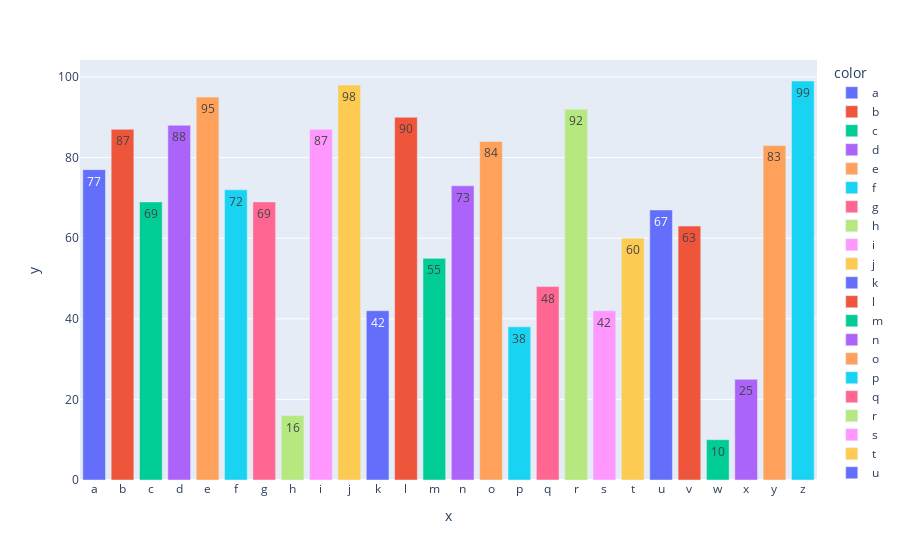

Notebook cell for this chart:
### Code cell
px.bar(x=letras, y=num, text=num, color=letras)

### Figure 1 — Plotly figure (JSON) as saved in the notebook; plotly's stock layout.template omitted (floating-point values rounded to 4 significant figures)
{"data": [{"alignmentgroup": "True", "hovertemplate": "color=a<br>x=%{x}<br>y=%{y}<br>text=%{text}<extra></extra>", "legendgroup": "a", "marker": {"color": "#636efa", "pattern": {"shape": ""}}, "name": "a", "offsetgroup": "a", "orientation": "v", "showlegend": true, "text": [77], "textposition": "auto", "type": "bar", "x": ["a"], "xaxis": "x", "y": [77], "yaxis": "y"}, {"alignmentgroup": "True", "hovertemplate": "color=b<br>x=%{x}<br>y=%{y}<br>text=%{text}<extra></extra>", "legendgroup": "b", "marker": {"color": "#EF553B", "pattern": {"shape": ""}}, "name": "b", "offsetgroup": "b", "orientation": "v", "showlegend": true, "text": [87], "textposition": "auto", "type": "bar", "x": ["b"], "xaxis": "x", "y": [87], "yaxis": "y"}, {"alignmentgroup": "True", "hovertemplate": "color=c<br>x=%{x}<br>y=%{y}<br>text=%{text}<extra></extra>", "legendgroup": "c", "marker": {"color": "#00cc96", "pattern": {"shape": ""}}, "name": "c", "offsetgroup": "c", "orientation": "v", "showlegend": true, "text": [69], "textposition": "auto", "type": "bar", "x": ["c"], "xaxis": "x", "y": [69], "yaxis": "y"}, {"alignmentgroup": "True", "hovertemplate": "color=d<br>x=%{x}<br>y=%{y}<br>text=%{text}<extra></extra>", "legendgroup": "d", "marker": {"color": "#ab63fa", "pattern": {"shape": ""}}, "name": "d", "offsetgroup": "d", "orientation": "v", "showlegend": true, "text": [88], "textposition": "auto", "type": "bar", "x": ["d"], "xaxis": "x", "y": [88], "yaxis": "y"}, {"alignmentgroup": "True", "hovertemplate": "color=e<br>x=%{x}<br>y=%{y}<br>text=%{text}<extra></extra>", "legendgroup": "e", "marker": {"color": "#FFA15A", "pattern": {"shape": ""}}, "name": "e", "offsetgroup": "e", "orientation": "v", "showlegend": true, "text": [95], "textposition": "auto", "type": "bar", "x": ["e"], "xaxis": "x", "y": [95], "yaxis": "y"}, {"alignmentgroup": "True", "hovertemplate": "color=f<br>x=%{x}<br>y=%{y}<br>text=%{text}<extra></extra>", "legendgroup": "f", "marker": {"color": "#19d3f3", "pattern": {"shape": ""}}, "name": "f", "offsetgroup": "f", "orientation": "v", "showlegend": true, "text": [72], "textposition": "auto", "type": "bar", "x": ["f"], "xaxis": "x", "y": [72], "yaxis": "y"}, {"alignmentgroup": "True", "hovertemplate": "color=g<br>x=%{x}<br>y=%{y}<br>text=%{text}<extra></extra>", "legendgroup": "g", "marker": {"color": "#FF6692", "pattern": {"shape": ""}}, "name": "g", "offsetgroup": "g", "orientation": "v", "showlegend": true, "text": [69], "textposition": "auto", "type": "bar", "x": ["g"], "xaxis": "x", "y": [69], "yaxis": "y"}, {"alignmentgroup": "True", "hovertemplate": "color=h<br>x=%{x}<br>y=%{y}<br>text=%{text}<extra></extra>", "legendgroup": "h", "marker": {"color": "#B6E880", "pattern": {"shape": ""}}, "name": "h", "offsetgroup": "h", "orientation": "v", "showlegend": true, "text": [16], "textposition": "auto", "type": "bar", "x": ["h"], "xaxis": "x", "y": [16], "yaxis": "y"}, {"alignmentgroup": "True", "hovertemplate": "color=i<br>x=%{x}<br>y=%{y}<br>text=%{text}<extra></extra>", "legendgroup": "i", "marker": {"color": "#FF97FF", "pattern": {"shape": ""}}, "name": "i", "offsetgroup": "i", "orientation": "v", "showlegend": true, "text": [87], "textposition": "auto", "type": "bar", "x": ["i"], "xaxis": "x", "y": [87], "yaxis": "y"}, {"alignmentgroup": "True", "hovertemplate": "color=j<br>x=%{x}<br>y=%{y}<br>text=%{text}<extra></extra>", "legendgroup": "j", "marker": {"color": "#FECB52", "pattern": {"shape": ""}}, "name": "j", "offsetgroup": "j", "orientation": "v", "showlegend": true, "text": [98], "textposition": "auto", "type": "bar", "x": ["j"], "xaxis": "x", "y": [98], "yaxis": "y"}, {"alignmentgroup": "True", "hovertemplate": "color=k<br>x=%{x}<br>y=%{y}<br>text=%{text}<extra></extra>", "legendgroup": "k", "marker": {"color": "#636efa", "pattern": {"shape": ""}}, "name": "k", "offsetgroup": "k", "orientation": "v", "showlegend": true, "text": [42], "textposition": "auto", "type": "bar", "x": ["k"], "xaxis": "x", "y": [42], "yaxis": "y"}, {"alignmentgroup": "True", "hovertemplate": "color=l<br>x=%{x}<br>y=%{y}<br>text=%{text}<extra></extra>", "legendgroup": "l", "marker": {"color": "#EF553B", "pattern": {"shape": ""}}, "name": "l", "offsetgroup": "l", "orientation": "v", "showlegend": true, "text": [90], "textposition": "auto", "type": "bar", "x": ["l"], "xaxis": "x", "y": [90], "yaxis": "y"}, {"alignmentgroup": "True", "hovertemplate": "color=m<br>x=%{x}<br>y=%{y}<br>text=%{text}<extra></extra>", "legendgroup": "m", "marker": {"color": "#00cc96", "pattern": {"shape": ""}}, "name": "m", "offsetgroup": "m", "orientation": "v", "showlegend": true, "text": [55], "textposition": "auto", "type": "bar", "x": ["m"], "xaxis": "x", "y": [55], "yaxis": "y"}, {"alignmentgroup": "True", "hovertemplate": "color=n<br>x=%{x}<br>y=%{y}<br>text=%{text}<extra></extra>", "legendgroup": "n", "marker": {"color": "#ab63fa", "pattern": {"shape": ""}}, "name": "n", "offsetgroup": "n", "orientation": "v", "showlegend": true, "text": [73], "textposition": "auto", "type": "bar", "x": ["n"], "xaxis": "x", "y": [73], "yaxis": "y"}, {"alignmentgroup": "True", "hovertemplate": "color=o<br>x=%{x}<br>y=%{y}<br>text=%{text}<extra></extra>", "legendgroup": "o", "marker": {"color": "#FFA15A", "pattern": {"shape": ""}}, "name": "o", "offsetgroup": "o", "orientation": "v", "showlegend": true, "text": [84], "textposition": "auto", "type": "bar", "x": ["o"], "xaxis": "x", "y": [84], "yaxis": "y"}, {"alignmentgroup": "True", "hovertemplate": "color=p<br>x=%{x}<br>y=%{y}<br>text=%{text}<extra></extra>", "legendgroup": "p", "marker": {"color": "#19d3f3", "pattern": {"shape": ""}}, "name": "p", "offsetgroup": "p", "orientation": "v", "showlegend": true, "text": [38], "textposition": "auto", "type": "bar", "x": ["p"], "xaxis": "x", "y": [38], "yaxis": "y"}, {"alignmentgroup": "True", "hovertemplate": "color=q<br>x=%{x}<br>y=%{y}<br>text=%{text}<extra></extra>", "legendgroup": "q", "marker": {"color": "#FF6692", "pattern": {"shape": ""}}, "name": "q", "offsetgroup": "q", "orientation": "v", "showlegend": true, "text": [48], "textposition": "auto", "type": "bar", "x": ["q"], "xaxis": "x", "y": [48], "yaxis": "y"}, {"alignmentgroup": "True", "hovertemplate": "color=r<br>x=%{x}<br>y=%{y}<br>text=%{text}<extra></extra>", "legendgroup": "r", "marker": {"color": "#B6E880", "pattern": {"shape": ""}}, "name": "r", "offsetgroup": "r", "orientation": "v", "showlegend": true, "text": [92], "textposition": "auto", "type": "bar", "x": ["r"], "xaxis": "x", "y": [92], "yaxis": "y"}, {"alignmentgroup": "True", "hovertemplate": "color=s<br>x=%{x}<br>y=%{y}<br>text=%{text}<extra></extra>", "legendgroup": "s", "marker": {"color": "#FF97FF", "pattern": {"shape": ""}}, "name": "s", "offsetgroup": "s", "orientation": "v", "showlegend": true, "text": [42], "textposition": "auto", "type": "bar", "x": ["s"], "xaxis": "x", "y": [42], "yaxis": "y"}, {"alignmentgroup": "True", "hovertemplate": "color=t<br>x=%{x}<br>y=%{y}<br>text=%{text}<extra></extra>", "legendgroup": "t", "marker": {"color": "#FECB52", "pattern": {"shape": ""}}, "name": "t", "offsetgroup": "t", "orientation": "v", "showlegend": true, "text": [60], "textposition": "auto", "type": "bar", "x": ["t"], "xaxis": "x", "y": [60], "yaxis": "y"}, {"alignmentgroup": "True", "hovertemplate": "color=u<br>x=%{x}<br>y=%{y}<br>text=%{text}<extra></extra>", "legendgroup": "u", "marker": {"color": "#636efa", "pattern": {"shape": ""}}, "name": "u", "offsetgroup": "u", "orientation": "v", "showlegend": true, "text": [67], "textposition": "auto", "type": "bar", "x": ["u"], "xaxis": "x", "y": [67], "yaxis": "y"}, {"alignmentgroup": "True", "hovertemplate": "color=v<br>x=%{x}<br>y=%{y}<br>text=%{text}<extra></extra>", "legendgroup": "v", "marker": {"color": "#EF553B", "pattern": {"shape": ""}}, "name": "v", "offsetgroup": "v", "orientation": "v", "showlegend": true, "text": [63], "textposition": "auto", "type": "bar", "x": ["v"], "xaxis": "x", "y": [63], "yaxis": "y"}, {"alignmentgroup": "True", "hovertemplate": "color=w<br>x=%{x}<br>y=%{y}<br>text=%{text}<extra></extra>", "legendgroup": "w", "marker": {"color": "#00cc96", "pattern": {"shape": ""}}, "name": "w", "offsetgroup": "w", "orientation": "v", "showlegend": true, "text": [10], "textposition": "auto", "type": "bar", "x": ["w"], "xaxis": "x", "y": [10], "yaxis": "y"}, {"alignmentgroup": "True", "hovertemplate": "color=x<br>x=%{x}<br>y=%{y}<br>text=%{text}<extra></extra>", "legendgroup": "x", "marker": {"color": "#ab63fa", "pattern": {"shape": ""}}, "name": "x", "offsetgroup": "x", "orientation": "v", "showlegend": true, "text": [25], "textposition": "auto", "type": "bar", "x": ["x"], "xaxis": "x", "y": [25], "yaxis": "y"}, {"alignmentgroup": "True", "hovertemplate": "color=y<br>x=%{x}<br>y=%{y}<br>text=%{text}<extra></extra>", "legendgroup": "y", "marker": {"color": "#FFA15A", "pattern": {"shape": ""}}, "name": "y", "offsetgroup": "y", "orientation": "v", "showlegend": true, "text": [83], "textposition": "auto", "type": "bar", "x": ["y"], "xaxis": "x", "y": [83], "yaxis": "y"}, {"alignmentgroup": "True", "hovertemplate": "color=z<br>x=%{x}<br>y=%{y}<br>text=%{text}<extra></extra>", "legendgroup": "z", "marker": {"color": "#19d3f3", "pattern": {"shape": ""}}, "name": "z", "offsetgroup": "z", "orientation": "v", "showlegend": true, "text": [99], "textposition": "auto", "type": "bar", "x": ["z"], "xaxis": "x", "y": [99], "yaxis": "y"}], "layout": {"barmode": "relative", "legend": {"title": {"text": "color"}, "tracegroupgap": 0}, "margin": {"t": 60}, "xaxis": {"anchor": "y", "domain": [0, 1], "title": {"text": "x"}}, "yaxis": {"anchor": "x", "domain": [0, 1], "title": {"text": "y"}}}}
